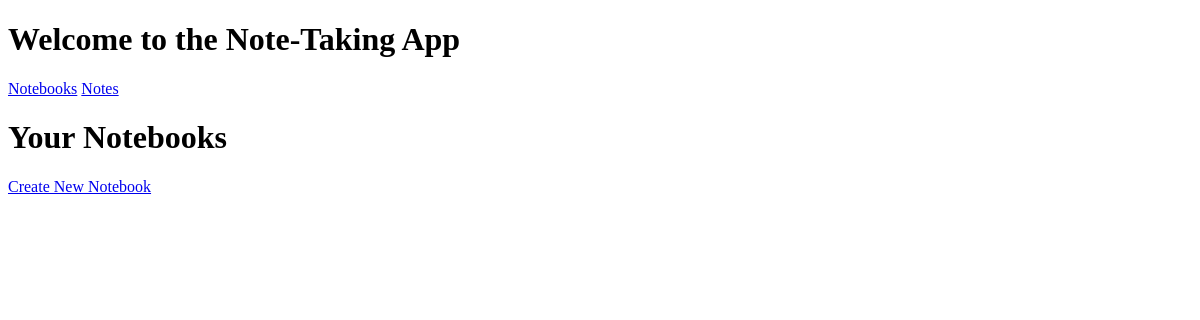
The page /notebooks/ (signed in) on the database as committed earlier.
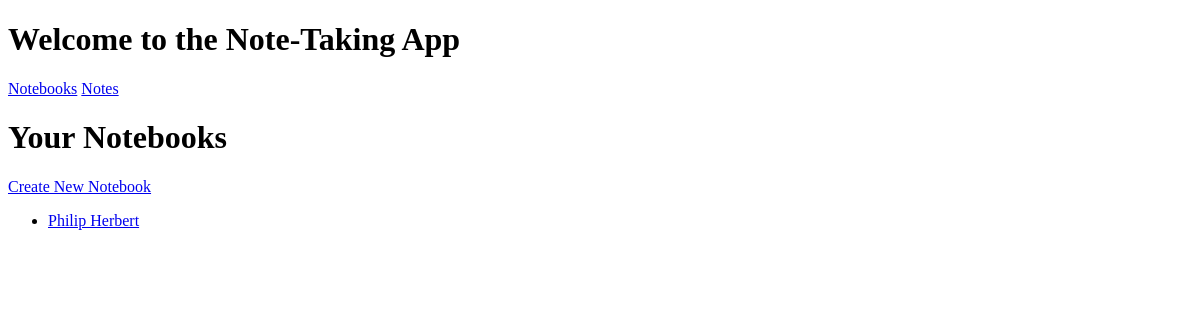
The same page on the database as committed later.
### core/models.py (models this page shows, shortened)
class TimestampedModel(models.Model):
    created_at = models.DateTimeField(auto_now_add=True)
    updated_at = models.DateTimeField(auto_now=True)
    class Meta:
        abstract = True

class Notebook(TimestampedModel):
    name = models.CharField(max_length=200, unique=True)
    description = models.TextField(blank=True, null=True)
    owner = models.ForeignKey(User, on_delete=models.CASCADE, related_name="notebooks")

### core/views.py (the view)
# urls.py: path('notebooks/', NotebookListView.as_view(), name='notebook-list'),
class NotebookListView(LoginRequiredMixin, ListView):
    model = Notebook
    template_name = 'notebooks/notebook_list.html'
    context_object_name = 'notebooks'
    def get_queryset(self):
        return self.model.objects.filter(owner=self.request.user)

### core/templates/notebooks/notebook_list.html
{% extends "base/base.html" %}
{% block content %}
<h1>Your Notebooks</h1>
<a href="{% url 'notebook-create' %}">Create New Notebook</a>
<ul>
    {% for notebook in notebooks %}
    <li>
        <a href="{% url 'notebook-detail' notebook.id %}">{{ notebook.name }}</a>
    </li>
    {% endfor %}
</ul>
{% endblock %}

### core/templates/base/base.html (shortened to what this page needs)
<!DOCTYPE html>
<html lang="en">
<head>
</head>
<body>
    <header>
        <h1>Welcome to the Note-Taking App</h1>
        <nav>
            <a href="{% url 'notebook-list' %}">Notebooks</a>
            <a href="{% url 'note-list' %}">Notes</a>
        </nav>
    </header>
    <main>
        {% block content %}{% endblock %}
    </main>
</body>
</html>

Rows that differ between the two databases and show on the page:
added Notebook: name "Philip Herbert"
